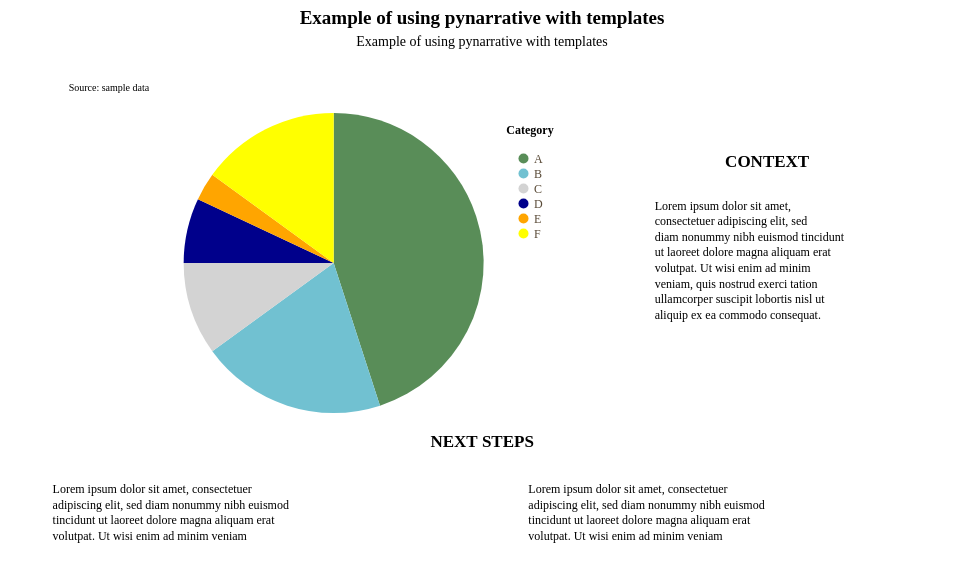

The code cell stored with this chart in its notebook:
### Code cell
from pynarrative.templates.mytemplates.pieTemplate import pieTemplate


story = (
    pn.Story(
    #Builing the Story class object
        data = pie,
        width = 550,
        height = 300,
        template = pieTemplate #Using pieTemplate
    )

    #Method invocation
    #Pie chart
    .mark_arc()

    #Data encoding
    .encode(
        theta=alt.Theta(field = "percentage", type = "quantitative"),
        color=alt.Color(
            field = "category",
            type = "nominal",
            title = "Category",
            legend=alt.Legend(
                title = "Category",
                orient = "none",
                legendX = 500,
                legendY = 120,
                direction = "vertical",
                titleAlign = "center",
                titleAnchor = "middle",
                titlePadding = 15
            )
        ),
    )
    
    #Data source
    .add_source(
        text = "Source: sample data",
        position = "top",
        align = "left"
    )
    
    #Title and subtitle
    .add_title(
        title = "Example of using pynarrative with templates",
        subtitle = "Example of using pynarrative with templates",
        align = "center"
    )
    
    .add_context(
        text = "Lorem ipsum dolor sit amet, consectetuer adipiscing elit, sed diam nonummy nibh euismod tincidunt ut laoreet dolore magna aliquam erat volutpat. Ut wisi enim ad minim veniam, quis nostrud exerci tation ullamcorper suscipit lobortis nisl ut aliquip ex ea commodo consequat.",
        position = "right",
    )

    .add_next_steps(
        mode = "horizontal",
        position = "bottom",
        text_align = "left",
        steps = [
            "Lorem ipsum dolor sit amet, consectetuer adipiscing elit, sed diam nonummy nibh euismod tincidunt ut laoreet dolore magna aliquam erat volutpat. Ut wisi enim ad minim veniam",
            "Lorem ipsum dolor sit amet, consectetuer adipiscing elit, sed diam nonummy nibh euismod tincidunt ut laoreet dolore magna aliquam erat volutpat. Ut wisi enim ad minim veniam",
            ]
    )

    .render()
)

story

### Figure 1 — Vega-Lite specification as saved in the notebook (floating-point values rounded to 4 significant figures)
{"config": {"view": {"continuousWidth": 300, "continuousHeight": 300, "strokeWidth": 0}, "axis": {"domainColor": "#d8c9ad", "grid": false, "labelColor": "#594a37", "labelFont": "Montserrat", "labelFontSize": 13, "tickColor": "#d8c9ad", "titleColor": "#000000", "titleFont": "Montserrat", "titleFontSize": 14}, "bar": {"color": "rgb(89, 141, 88)"}, "legend": {"labelColor": "#594a37", "labelFont": "Montserrat", "labelFontSize": 12, "titleColor": "#000000", "titleFont": "Montserrat", "titleFontSize": 12}, "line": {"color": "rgb(89, 141, 88)"}, "mark": {"strokeWidth": 2.5}, "point": {"color": "#000000", "filled": true, "size": 75}, "range": {"category": ["rgb(89, 141, 88)", "rgb(113, 193, 209)", "lightgrey", "darkblue", "orange", "yellow"]}, "title": {"color": "#000000", "font": "Montserrat", "fontSize": 19}}, "vconcat": [{"layer": [{"mark": {"type": "rect", "color": "transparent"}}, {"mark": {"type": "text", "align": "center", "baseline": "top", "color": "#000000", "font": "Montserrat", "fontSize": 19, "fontWeight": "bold", "text": "Example of using pynarrative with templates"}, "encoding": {"x": {"value": 475.8}, "y": {"value": 4}}}, {"mark": {"type": "text", "align": "center", "baseline": "top", "color": "#000000", "font": "Montserrat", "fontSize": 14, "text": "Example of using pynarrative with templates"}, "encoding": {"x": {"value": 475.8}, "y": {"value": 30}}}], "data": {"name": "data-6fad5c34291b82fc9632cbce143d677a"}, "height": 58, "width": 951.5}, {"vconcat": [{"hconcat": [{"layer": [{"data": {"name": "data-c82efeaddc41e85af58760f7032a7229"}, "mark": {"type": "arc"}, "encoding": {"color": {"field": "category", "legend": {"direction": "vertical", "legendX": 500, "legendY": 120, "orient": "none", "title": "Category", "titleAlign": "center", "titleAnchor": "middle", "titlePadding": 15}, "title": "Category", "type": "nominal"}, "theta": {"field": "percentage", "type": "quantitative"}}}, {"data": {"name": "data-6fad5c34291b82fc9632cbce143d677a"}, "mark": {"type": "text", "align": "left", "baseline": "bottom", "color": "rgb(0, 0, 0)", "font": "Montserrat", "fontSize": 10, "lineBreak": "\n", "text": "Source: sample data"}, "encoding": {"x": {"value": 10}, "y": {"value": -20}}}], "height": 300, "width": 550}, {"layer": [{"mark": {"type": "rect", "color": "rgb(255, 255, 255)", "cornerRadius": 40.0, "opacity": 1.0, "stroke": "transparent", "strokeWidth": 1.875}, "encoding": {"x": {"value": 0}, "x2": {"value": 275.0}, "y": {"value": 62.6}, "y2": {"value": 237.4}}}, {"mark": {"type": "text", "align": "left", "baseline": "top", "color": "rgb(0, 0, 0)", "font": "Montserrat", "fontSize": 12, "fontStyle": "normal", "fontWeight": "normal", "lineBreak": "\n", "lineHeight": 15.6, "text": "Lorem ipsum dolor sit amet,\nconsectetuer adipiscing elit, sed\ndiam nonummy nibh euismod tincidunt\nut laoreet dolore magna aliquam erat\nvolutpat. Ut wisi enim ad minim\nveniam, quis nostrud exerci tation\nullamcorper suscipit lobortis nisl ut\naliquip ex ea commodo consequat."}, "encoding": {"x": {"value": 25}, "y": {"value": 87.6}}}, {"mark": {"type": "text", "align": "center", "baseline": "bottom", "color": "rgb(0, 0, 0)", "dy": 0, "font": "Montserrat", "fontSize": 17, "fontWeight": "bold", "text": "CONTEXT"}, "encoding": {"x": {"value": 137.5}, "y": {"value": 57.6}}}], "data": {"name": "data-6fad5c34291b82fc9632cbce143d677a"}, "height": 174.8, "width": 275.0}]}, {"hconcat": [{"layer": [{"mark": {"type": "rect", "color": "rgb(255, 255, 255)", "cornerRadius": 40.0, "opacity": 1.0, "stroke": "transparent", "strokeWidth": 1.875}, "encoding": {"x": {"axis": null, "field": "x", "type": "quantitative"}, "x2": {"field": "x2"}, "y": {"axis": null, "field": "y", "type": "quantitative"}, "y2": {"field": "y2"}}}, {"mark": {"type": "text", "align": "left", "baseline": "top", "color": "rgb(0, 0, 0)", "font": "Montserrat", "fontSize": 12, "lineBreak": "\n", "lineHeight": 15.6}, "encoding": {"text": {"field": "text", "type": "nominal"}, "x": {"axis": null, "field": "x_mid", "type": "quantitative"}, "y": {"axis": null, "field": "y_text", "type": "quantitative"}}}], "height": 122.4, "title": {"text": ["NEXT STEPS"], "align": "center", "baseline": "top", "color": "rgb(0, 0, 0)", "dx": 0, "font": "Montserrat", "fontSize": 17, "fontWeight": "bold", "offset": 0}, "width": 951.5}], "center": true, "data": {"name": "data-ce839105ff96396887156eeeee785d8d"}}], "center": true}], "center": true, "resolve": {"axis": {"x": "shared", "y": "shared"}}, "$schema": "https://vega.github.io/schema/vega-lite/v6.4.1.json", "datasets": {"data-6fad5c34291b82fc9632cbce143d677a": [{"_": 0}], "data-c82efeaddc41e85af58760f7032a7229": [{"category": "A", "percentage": 45}, {"category": "B", "percentage": 20}, {"category": "C", "percentage": 10}, {"category": "D", "percentage": 7}, {"category": "E", "percentage": 3}, {"category": "F", "percentage": 15}], "data-ce839105ff96396887156eeeee785d8d": [{"x": 0, "y": 0, "x2": 340, "y2": 112.4, "text": "Lorem ipsum dolor sit amet, consectetuer\nadipiscing elit, sed diam nonummy nibh euismod\ntincidunt ut laoreet dolore magna aliquam erat\nvolutpat. Ut wisi enim ad minim veniam", "x_mid": 34.0, "y_text": 87.4}, {"x": 350, "y": 0, "x2": 690, "y2": 112.4, "text": "Lorem ipsum dolor sit amet, consectetuer\nadipiscing elit, sed diam nonummy nibh euismod\ntincidunt ut laoreet dolore magna aliquam erat\nvolutpat. Ut wisi enim ad minim veniam", "x_mid": 384.0, "y_text": 87.4}]}}
